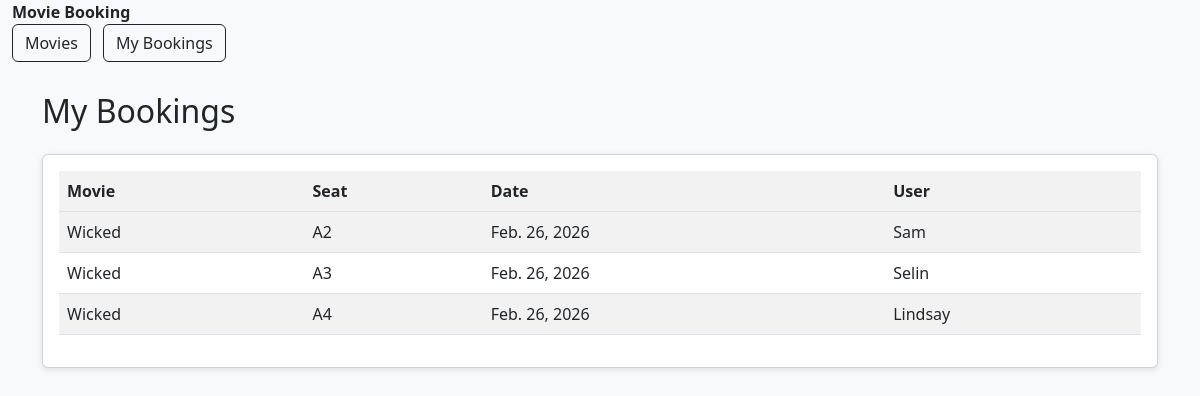
Before: /history/ with the older database file.
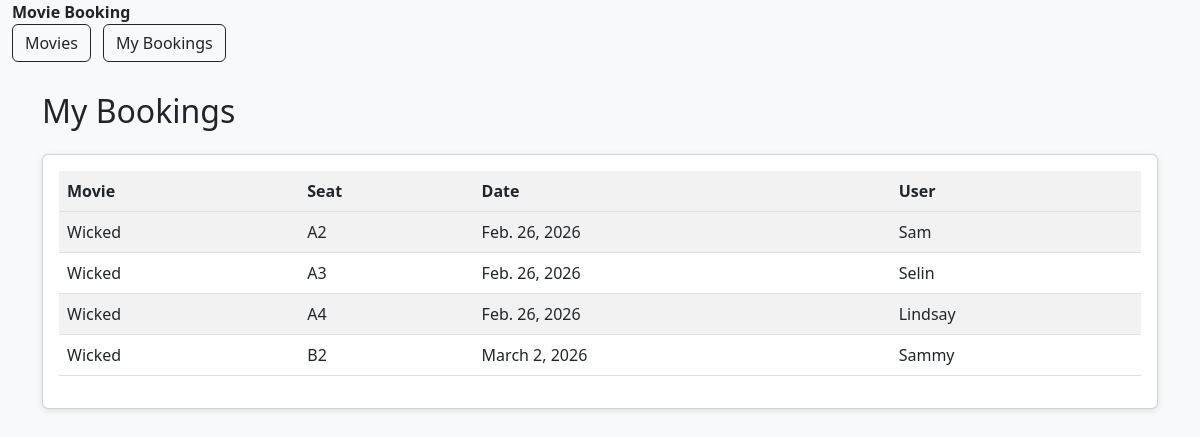
After: the same page with the newer database file.
### bookings/models.py (models this page shows)
class Booking(models.Model):
    movie = models.CharField(max_length=30)
    seat = models.CharField(max_length=5)
    user = models.CharField(max_length=30)
    booking_date = models.DateField()

### bookings/views.py (the view)
# urls.py: path('history/', views.booking_history, name='booking_history'),
def booking_history(request):
    bookings = Booking.objects.all()
    return render(request, 'bookings/booking_history.html', {
        'bookings': bookings
    })

### bookings/templates/bookings/booking_history.html (shortened to what this page needs)
{% extends 'bookings/base.html' %}
{% block content %}
<h2 class="mb-4">My Bookings</h2>
<div class="card p-3">
    <table class="table table-striped">
        <thread>
            <tr>
                <th>Movie</th>
                <th>Seat</th>
                <th>Date</th>
                <th>User</th>
            </tr>
        </thread>
        <tbody>
            {% for booking in bookings %}
            <tr>
                <td>{{ booking.movie }}</td>
                <td>{{ booking.seat }}</td>
                <td>{{ booking.booking_date }}</td>
                <td>{{ booking.user }}</td>
            </tr>
            {% empty %}
            <tr>
                <td colspan="3" class="text-center">No bookings yet.</td>
            </tr>
            {% endfor %}
        </tbody>
    </table>
</div>
{% endblock %}

### bookings/templates/bookings/base.html (shortened to what this page needs)
<!DOCTYPE html>
<html lang="en">
<head>
    <link href="https://cdn.jsdelivr.net/npm/bootstrap@5.3.0/dist/css/bootstrap.min.css" rel="stylesheet">
</head>
<body>
<nav class=""navbar navbar-expand-lg navbar-dark bg-dark">
    <div class="container-fluid">
        <a class="navbar-brand" href="{% url 'movie_list' %}">Movie Booking</a>
        <div>
            <a class="btn btn-outline-dark me-2" href="{% url 'movie_list' %}">Movies</a>
            <a class="btn btn-outline-dark me-2" href="{% url 'booking_history' %}">My Bookings</a>
        </div>
    </div>
</nav>
<div class="container">
    {% block content %}{% endblock %}
</div>
</body>
</html>

### bookings/templates/bookings/base.html (style rules this page uses)
body { background-color: #f8f9fa; }
.navbar-brand { font-weight: bold; }
.container { margin-top: 30px; }
.card { box-shadow: 0 2px 6px rgba(0,0,0,0.1); }

Changed rows visible on the page:
added Booking: movie "Wicked", seat "B2", booking_date "March 2, 2026", user "Sammy"
